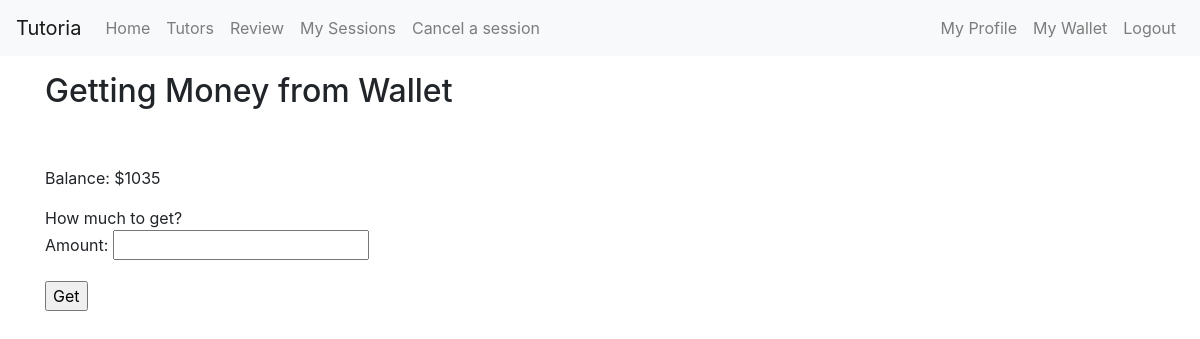
/transactions/get/ (signed in), run on an earlier commit of the app's database.
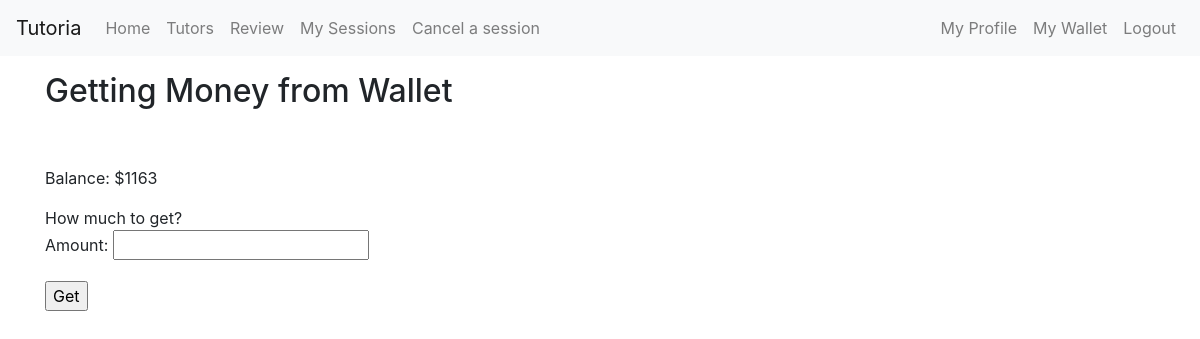
And on a later commit of the database.
### students/models.py (models this page shows, shortened)
class Student(models.Model):
    student = models.OneToOneField(User, on_delete=models.CASCADE)
    phone_number = models.CharField(max_length=8)
    avatar = models.ImageField(upload_to=user_directory_path)
    wallet = models.PositiveIntegerField(default=0)

### transactions/views.py (the view, shortened to what this page needs)
class GetMoney (SuccessMessageMixin, generic.CreateView):
    model = Transaction
    fields = ['amount']
    template_name = "getmoney.html"
    success_message = 'Getting Money Successful.'
    success_url = reverse_lazy('transaction:get')
    def get_context_data(self, **kwargs):
        context = super(GetMoney, self).get_context_data(**kwargs)
        if (Student.objects.filter(student=self.request.user).exists()):
            context['logged_user'] = Student.objects.get(student=self.request.user)
        elif (Tutor.objects.filter(tutor=self.request.user).exists()):
            context['logged_user'] = Tutor.objects.get(tutor=self.request.user)
        return context

### Tutoria/context_processors.py (called while the page is built)
def base_template_name_context_processor(request):
    base_template_name = 'base.html'
    if request.user.is_authenticated():
        if Tutor.objects.filter(tutor=request.user):
            base_template_name = 'base_tutor.html'
    return {
        'base_template_name': base_template_name,
    }

### transactions/templates/getmoney.html
{% extends base_template_name %}
{% block content %}
<h2>Getting Money from Wallet</h2><br><br>
<p>Balance: ${{ logged_user.wallet }}</p>
How much to get?<br>
<form action="" method="post">{% csrf_token %}
    {{ form.as_p }}
    <input type="submit" onclick="return confirm('Are you sure?')" value="Get" />
</form>
{% endblock %}

### templates/base.html (shortened to what this page needs)
{% load bootstrap4 %}
{% bootstrap_css %}
<html>
<head>
</head>
<body>
  <nav class="navbar sticky-top navbar-expand-lg navbar-light bg-light">
  <a class="navbar-brand" href="{% url 'index' %}">Tutoria</a>
  <div class="collapse navbar-collapse" id="navbarTogglerDemo03">
    <ul class="navbar-nav mr-auto mt-2 mt-md-0">
      <li class="nav-item">
        <a class="nav-link" href="{% url 'index' %}">Home</a>
      </li>
      {% if user.is_authenticated %}
      <li class="nav-item">
        <a class="nav-link" href="{% url 'tutors:tutor_index' %}">Tutors</a>
      </li>
      <li class="nav-item">
        <a class="nav-link" href="{% url 'students:review_list' %}">Review</a>
      </li>
      <li class="nav-item">
        <a class="nav-link" href="{% url 'students:mybookings' %}">My Sessions</a>
      </li>
      <li class="nav-item">
        <a class="nav-link" href="{% url 'tutorial:session_list' %}">Cancel a session</a>
      </li>
        {% endif %}
    </ul>
    <ul class="navbar-nav my-2 my-lg-0">
      {% if user.is_authenticated %}
        <li class="nav-item">
          <a class="nav-link" href="{% url 'students:myprofile' %}">My Profile</a>
        </li>
        <li class="nav-item">
          <a class="nav-link" href="{% url 'students:student_wallet' %}">My Wallet</a>
        </li>
        <li class="nav-item">
          <a class="nav-link" href="{% url 'logout' %}">Logout</a>
        </li>
      {% else %}
        <a class="nav-link" href="{% url 'login' %}">Login</a>
        <a class="nav-link" href="{% url 'signup' %}">Sign Up</a>
      {% endif %}
    </ul>
  </div>
</nav>
  <div class="content container">
    {% block content %}
    {% endblock %}
  </div>
</body>
</html>

What changed in the data, as far as the page shows it:
changed Student: wallet "1035" → "1163"
